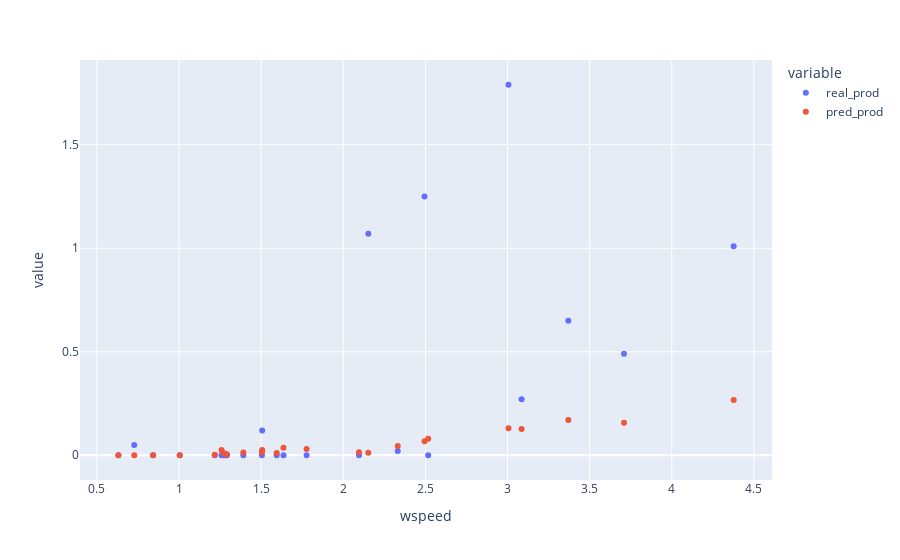

Source (notebook cell):
### Code cell
fig = px.scatter(df, x="wspeed", y=["real_prod","pred_prod"])
fig.show()

### Figure 1 — Plotly figure (JSON) as saved in the notebook; plotly's stock layout.template omitted (floating-point values rounded to 4 significant figures)
{"data": [{"hovertemplate": "variable=real_prod<br>wspeed=%{x}<br>value=%{y}<extra></extra>", "legendgroup": "real_prod", "marker": {"color": "#636efa", "symbol": "circle"}, "mode": "markers", "name": "real_prod", "orientation": "v", "showlegend": true, "type": "scatter", "x": [1.595, 1.259, 1.291, 1.636, 1.271, 1.217, 0.8422, 1.004, 1.391, 1.505, 2.096, 2.517, 2.332, 1.777, 1.282, 0.6305, 0.7273, 1.506, 3.086, 3.709, 3.37, 3.006, 2.495, 2.152, 4.377], "xaxis": "x", "y": [0, 0, 0, 0, 0, 0, 0, 0, 0, 0, 0, 0, 0.02, 0, 0, 0, 0.05, 0.12, 0.27, 0.49, 0.65, 1.79, 1.25, 1.07, 1.01], "yaxis": "y"}, {"hovertemplate": "variable=pred_prod<br>wspeed=%{x}<br>value=%{y}<extra></extra>", "legendgroup": "pred_prod", "marker": {"color": "#EF553B", "symbol": "circle"}, "mode": "markers", "name": "pred_prod", "orientation": "v", "showlegend": true, "type": "scatter", "x": [1.595, 1.259, 1.291, 1.636, 1.271, 1.217, 0.8422, 1.004, 1.391, 1.505, 2.096, 2.517, 2.332, 1.777, 1.282, 0.6305, 0.7273, 1.506, 3.086, 3.709, 3.37, 3.006, 2.495, 2.152, 4.377], "xaxis": "x", "y": [0.01062, 0.02515, 0.004591, 0.03594, 0.01038, 0.002421, 0, 0, 0.01306, 0.0146, 0.01473, 0.0799, 0.04477, 0.03031, 0.00652, 0, 0, 0.02572, 0.1268, 0.1573, 0.1706, 0.1307, 0.06762, 0.01244, 0.267], "yaxis": "y"}], "layout": {"legend": {"title": {"text": "variable"}, "tracegroupgap": 0}, "margin": {"t": 60}, "xaxis": {"anchor": "y", "domain": [0, 1], "title": {"text": "wspeed"}}, "yaxis": {"anchor": "x", "domain": [0, 1], "title": {"text": "value"}}}}
